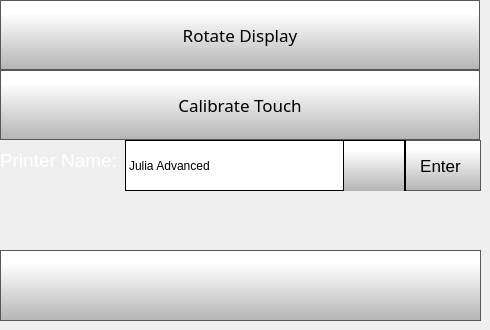
    <widget class="QWidget" name="displaySettingsPage">
     <widget class="QPushButton" name="displaySettingsBackButton">
      <property name="geometry">
       <rect>
        <x>0</x>
        <y>250</y>
        <width>481</width>
        <height>71</height>
       </rect>
      </property>
      <property name="minimumSize">
       <size>
        <width>0</width>
        <height>0</height>
       </size>
      </property>
      <property name="font">
       <font>
        <family>Gotham Light</family>
        <pointsize>9</pointsize>
       </font>
      </property>
      <property name="contextMenuPolicy">
       <enum>Qt::NoContextMenu</enum>
      </property>
      <property name="styleSheet">
       <string notr="true">QPushButton {
     border: 1px solid rgb(87, 87, 87);
	background-color: qlineargradient(spread:pad, x1:0, y1:1, x2:0, y2:0.188, stop:0 rgba(180, 180, 180, 255), stop:1 rgba(255, 255, 255, 255));


}

QPushButton:pressed {
    background-color: qlineargradient(x1: 0, y1: 0, x2: 0, y2: 1,
                                      stop: 0 #dadbde, stop: 1 #f6f7fa);
}

QPushButton:flat {
    border: none; /* no border for a flat push button */
}

QPushButton:default {
    border-color: navy; /* make the default button prominent */
}</string>
      </property>
      <property name="text">
       <string/>
      </property>
      <property name="icon">
       <iconset>
        <normaloff>templates/img/arrows-4.png</normaloff>templates/img/arrows-4.png</iconset>
      </property>
      <property name="iconSize">
       <size>
        <width>50</width>
        <height>50</height>
       </size>
      </property>
      <property name="checkable">
       <bool>false</bool>
      </property>
      <property name="autoDefault">
       <bool>false</bool>
      </property>
      <property name="default">
       <bool>false</bool>
      </property>
      <property name="flat">
       <bool>false</bool>
      </property>
     </widget>
     <widget class="QPushButton" name="calibrateTouch">
      <property name="geometry">
       <rect>
        <x>0</x>
        <y>70</y>
        <width>480</width>
        <height>70</height>
       </rect>
      </property>
      <property name="minimumSize">
       <size>
        <width>0</width>
        <height>70</height>
       </size>
      </property>
      <property name="font">
       <font>
        <family>Gotham</family>
        <pointsize>13</pointsize>
       </font>
      </property>
      <property name="contextMenuPolicy">
       <enum>Qt::NoContextMenu</enum>
      </property>
      <property name="styleSheet">
       <string notr="true">QPushButton {
     border: 1px solid rgb(87, 87, 87);
	background-color: qlineargradient(spread:pad, x1:0, y1:1, x2:0, y2:0.188, stop:0 rgba(180, 180, 180, 255), stop:1 rgba(255, 255, 255, 255));


}

QPushButton:pressed {
    background-color: qlineargradient(x1: 0, y1: 0, x2: 0, y2: 1,
                                      stop: 0 #dadbde, stop: 1 #f6f7fa);
}

QPushButton:flat {
    border: none; /* no border for a flat push button */
}

QPushButton:default {
    border-color: navy; /* make the default button prominent */
}

QPushButton:focus {
	outline: none;
}</string>
      </property>
      <property name="text">
       <string>Calibrate Touch</string>
      </property>
      <property name="iconSize">
       <size>
        <width>40</width>
        <height>40</height>
       </size>
      </property>
     </widget>
     <widget class="QPushButton" name="rotateDisplay">
      <property name="geometry">
       <rect>
        <x>0</x>
        <y>0</y>
        <width>480</width>
        <height>70</height>
       </rect>
      </property>
      <property name="minimumSize">
       <size>
        <width>0</width>
        <height>70</height>
       </size>
      </property>
      <property name="font">
       <font>
        <family>Gotham</family>
        <pointsize>13</pointsize>
       </font>
      </property>
      <property name="contextMenuPolicy">
       <enum>Qt::NoContextMenu</enum>
      </property>
      <property name="styleSheet">
       <string notr="true">QPushButton {
     border: 1px solid rgb(87, 87, 87);
	background-color: qlineargradient(spread:pad, x1:0, y1:1, x2:0, y2:0.188, stop:0 rgba(180, 180, 180, 255), stop:1 rgba(255, 255, 255, 255));


}

QPushButton:pressed {
    background-color: qlineargradient(x1: 0, y1: 0, x2: 0, y2: 1,
                                      stop: 0 #dadbde, stop: 1 #f6f7fa);
}

QPushButton:flat {
    border: none; /* no border for a flat push button */
}

QPushButton:default {
    border-color: navy; /* make the default button prominent */
}

QPushButton:focus {
	outline: none;
}</string>
      </property>
      <property name="text">
       <string>Rotate Display</string>
      </property>
      <property name="iconSize">
       <size>
        <width>40</width>
        <height>40</height>
       </size>
      </property>
     </widget>
     <widget class="QLabel" name="printerNameLabel">
      <property name="geometry">
       <rect>
        <x>0</x>
        <y>140</y>
        <width>121</width>
        <height>41</height>
       </rect>
      </property>
      <property name="font">
       <font>
        <pointsize>14</pointsize>
       </font>
      </property>
      <property name="styleSheet">
       <string notr="true">color: rgb(255, 255, 255);</string>
      </property>
      <property name="text">
       <string>Printer Name:</string>
      </property>
     </widget>
     <widget class="QPushButton" name="enterPrinterName">
      <property name="geometry">
       <rect>
        <x>400</x>
        <y>140</y>
        <width>81</width>
        <height>51</height>
       </rect>
      </property>
      <property name="font">
       <font>
        <pointsize>13</pointsize>
       </font>
      </property>
      <property name="styleSheet">
       <string notr="true">QPushButton {
     border: 1px solid rgb(87, 87, 87);
	background-color: qlineargradient(spread:pad, x1:0, y1:1, x2:0, y2:0.188, stop:0 rgba(180, 180, 180, 255), stop:1 rgba(255, 255, 255, 255));


}

QPushButton:pressed {
    background-color: qlineargradient(x1: 0, y1: 0, x2: 0, y2: 1,
                                      stop: 0 #dadbde, stop: 1 #f6f7fa);
}

QPushButton:flat {
    border: none; /* no border for a flat push button */
}

QPushButton:default {
    border-color: navy; /* make the default button prominent */
}

QPushButton:focus {
	outline: none;
}</string>
      </property>
      <property name="text">
       <string>Enter</string>
      </property>
     </widget>
     <widget class="QComboBox" name="printerNameComboBox">
      <property name="geometry">
       <rect>
        <x>125</x>
        <y>140</y>
        <width>281</width>
        <height>51</height>
       </rect>
      </property>
      <property name="styleSheet">
       <string notr="true"> QScrollBar:vertical {
     border: 1px solid black;
border-radius: 5px;
    background-color: rgb(40,40,40);
     width: 60px;
     margin: 67px 0 67px 0;
 }

/* Sets up the color and height of handle */
QScrollBar::handle:vertical {
border-radius: 5px;
background: qlineargradient(spread:pad, x1:0, y1:1, x2:0, y2:0.188, stop:0 rgba(180, 180, 180, 255), stop:1 rgba(255, 255, 255, 255));
min-height: 7px;
}


QScrollBar::add-line:vertical {
     border: 1px solid black;
background: qlineargradient(spread:pad, x1:0, y1:1, x2:0, y2:0.188, stop:0 rgba(180, 180, 180, 255), stop:1 rgba(255, 255, 255, 255));
     height:65px;
border-radius: 5px;
     subcontrol-position: bottom;
     subcontrol-origin: margin;
 }

 QScrollBar::sub-line:vertical {
     border: 1px solid black;
background: qlineargradient(spread:pad, x1:0, y1:1, x2:0, y2:0.188, stop:0 rgba(180, 180, 180, 255), stop:1 rgba(255, 255, 255, 255));
     height: 65px;
border-radius: 5px;
     subcontrol-position: top;
     subcontrol-origin: margin;
 }

QScrollBar::up-arrow:vertical {
 image: url(./templates/img/arrows.png);
    width: 40px;
    height: 40px;
 padding: 5px;
 }
QScrollBar::down-arrow:vertical {
 image: url(./templates/img/arrows-5.png);
    width: 40px;
    height: 40px;
 padding: 5px;
 }

/* need this to get rid of crosshatching on scrollbar background */
QScrollBar::add-page:vertical, QScrollBar::sub-page:vertical {
background: none;
}

QComboBox {
border: 1px solid black;
    padding: 0px 18px 0px 3px;
    min-width: 6em;

}

QComboBox::item {
	color: rgb(0, 0, 0);
}

QComboBox:editable {
    background: white;
}

QComboBox:!editable, QComboBox::drop-down:editable {
background: white;
}

/* QComboBox gets the &quot;on&quot; state when the popup is open */
QComboBox:!editable:on, QComboBox::drop-down:editable:on {
background: white;
}


QComboBox::drop-down {
border-left: 1px solid black;
border-right: 1px solid black;
	background-color: qlineargradient(spread:pad, x1:0, y1:1, x2:0, y2:0.188, stop:0 rgba(180, 180, 180, 255), stop:1 rgba(255, 255, 255, 255));
    width: 60px;
     height: 50px;

}

QComboBox::down-arrow {

image: url(./templates/img/arrows-5.png);
width: 30px;
height: 30px;

}


QComboBox QAbstractItemView {
    selection-background-color: rgb(40, 40, 40);
    background: white;
}</string>
      </property>
      <item>
       <property name="text">
        <string>Julia Advanced</string>
       </property>
      </item>
      <item>
       <property name="text">
        <string>Julia Extended</string>
       </property>
      </item>
      <item>
       <property name="text">
        <string>Julia Pro Single Nozzle</string>
       </property>
      </item>
     </widget>
    </widget>
